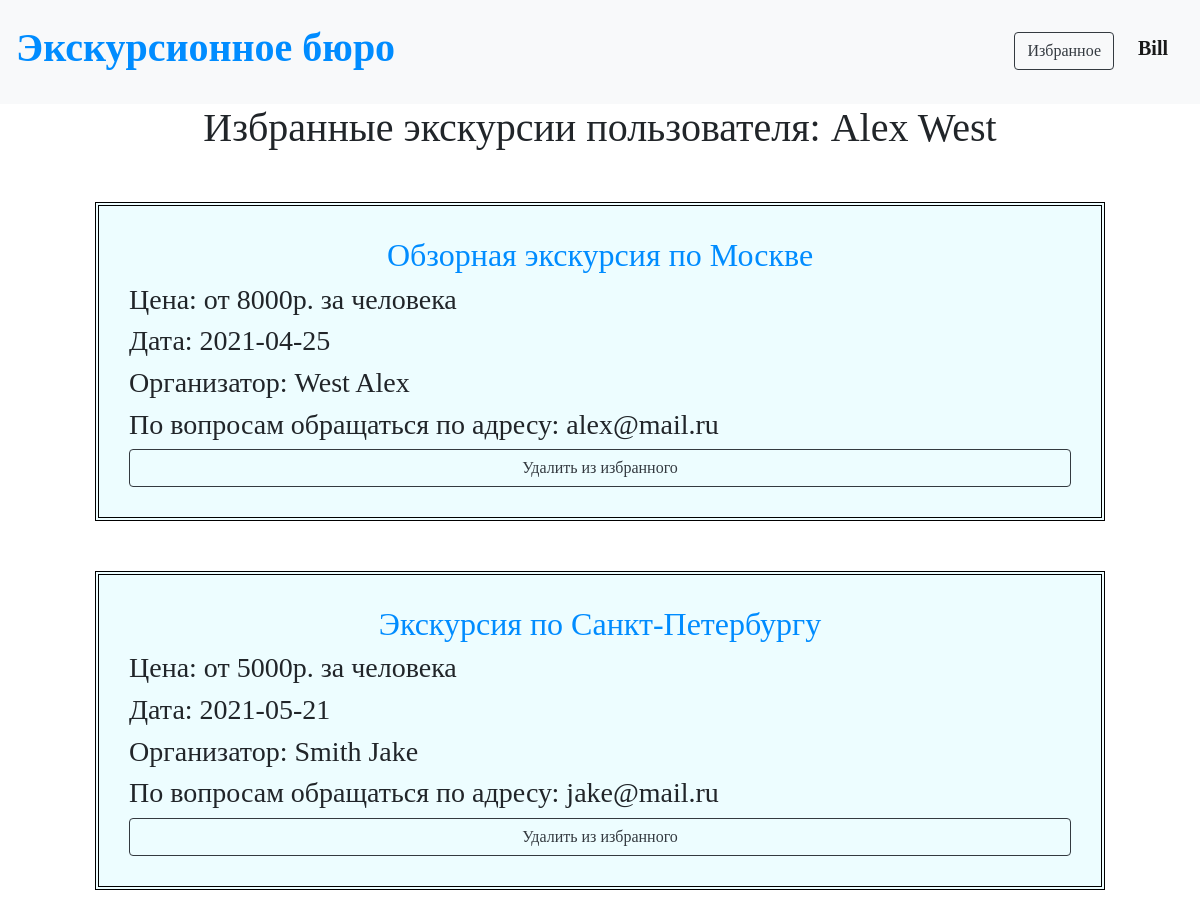
Page /favourite/1 (signed in) on the committed database.
### data/users.py (models this page shows, shortened)
class User(SqlAlchemyBase, UserMixin, SerializerMixin):
    __tablename__ = 'users'
    id = sqlalchemy.Column(sqlalchemy.Integer, primary_key=True, autoincrement=True)
    name = sqlalchemy.Column(sqlalchemy.String)
    surname = sqlalchemy.Column(sqlalchemy.String)
    age = sqlalchemy.Column(sqlalchemy.Integer)
    email = sqlalchemy.Column(sqlalchemy.String, index=True, unique=True)
    hashed_password = sqlalchemy.Column(sqlalchemy.String)
    created_date = sqlalchemy.Column(sqlalchemy.DateTime, default=datetime.datetime.now)
    favourite = sqlalchemy.Column(sqlalchemy.String)

### data/tours.py (models this page shows)
class Tour(SqlAlchemyBase, UserMixin, SerializerMixin):
    __tablename__ = 'tours'
    id = sqlalchemy.Column(sqlalchemy.Integer, primary_key=True, autoincrement=True)
    name = sqlalchemy.Column(sqlalchemy.String)
    about = sqlalchemy.Column(sqlalchemy.String)
    places = sqlalchemy.Column(sqlalchemy.String)
    cost = sqlalchemy.Column(sqlalchemy.Integer)
    date = sqlalchemy.Column(sqlalchemy.Date)
    user = sqlalchemy.Column(sqlalchemy.Integer)

### main.py (the view)
@app.route('/favourite/<int:user_id>')
@login_required
def favourite(user_id):
    db_sess = db_session.create_session()
    user = db_sess.query(User).filter(User.id == user_id).first()
    lst = []
    for tour in db_sess.query(Tour).all():
        users = db_sess.query(User).filter(User.id == tour.user).first()
        item = [tour, users, str(tour.id)]
        lst.append(item)
    return render_template("favourite.html", title='Избранное', lst=lst, user=user)

### data/db_session.py (called while the page is built)
def create_session() -> Session:
    global __factory
    return __factory()

### main.py (called while the page is built)
@login_manager.user_loader
def load_user(user_id):
    db_sess = db_session.create_session()
    return db_sess.query(User).get(user_id)

### templates/favourite.html
{% extends "base.html" %}
{% block content %}
<p class="h1 text-center">Избранные экскурсии пользователя: {{user.name}} {{user.surname}}</p>
{% if current_user.favourite == '' %}
<p class="h2 text-center" style="margin-top: 30px;">Вы пока не добавили в избранное ни одной экскурсии</p>
{% else %}
{% for item in lst %}
{% if item[2] in current_user.favourite %}
<div>
    <a href="/tours/{{item[0].id}}"><p class="h2 text-center">{{item[0].name}}</p></a>
    <p class="h3">Цена: от {{item[0].cost}}р. за человека</p>
    <p class="h3">Дата: {{item[0].date}}</p>
    <p class="h3">Организатор: {{item[1].surname}} {{item[1].name}}</p>
    <p class="h3">По вопросам обращаться по адресу: {{item[1].email}}</p>
    <div style="margin:0; padding:0;" class="d">
        <a href="/tours/favourite_delete/{{user.id}}/{{item[0].id}}" style="margin:0;" class="btn btn-outline-dark rounded mx-auto d-block">
            Удалить из избранного
        </a>
    </div>
</div>
{% endif %}
{% endfor %}
{% endif %}
{% endblock %}

### templates/base.html (shortened to what this page needs)
<!DOCTYPE html>
<html lang="en">
<head>
    <link rel="stylesheet"
          href="https://stackpath.bootstrapcdn.com/bootstrap/4.4.1/css/bootstrap.min.css"
>
    <link rel="stylesheet" type="text/css" href="/static/css/style.css"/>
</head>
<body>
<nav class="navbar navbar-light bg-light">
    {% if current_user.is_authenticated %}
    <p class="h1"><a href="/tours">Экскурсионное бюро</a></p>
    {% else %}
    <p class="h1">Экскурсионное бюро</p>
    {% endif %}
    {% if current_user.is_authenticated %}
    <p>
        <a class="btn btn-outline-dark" style="margin-top: 10px; margin-bottom: 10px;"
           href="/favourite/{{current_user.id}}">Избранное</a>
        <a class="navbar-brand" style="margin-top: 20px;" href="/logout">{{ current_user.name }}</a>
    </p>
    {% else %}
    <p>
        <a class="btn btn-outline-dark" href="/register">Зарегистрироваться</a>
        <a class="btn btn-outline-dark" href="/login">Войти</a>
    </p>
    {% endif %}
</nav>
<main role="main" class="container">
    {% block content %}{% endblock %}
</main>
</body>
</html>

### static/css/style.css (style rules this page uses)
div { background-color: #edfdff; padding: 30px; margin: 50px; border: 4px double black; }
.d { border: 0; }
a { color: #008cff; font-weight: 600; }
p { font-family: cursive; }
.btn { margin: 20px; font-family: cursive; }

### rows in the picture
User: name "Bill"
User: name "Alex", surname "West"
Tour: name "Обзорная экскурсия по Москве", cost "8000", date "2021-04-25", surname "West", name "Alex", email "alex@mail.ru"
Tour: name "Экскурсия по Санкт-Петербургу", cost "5000", date "2021-05-21", surname "Smith", name "Jake", email "jake@mail.ru"
